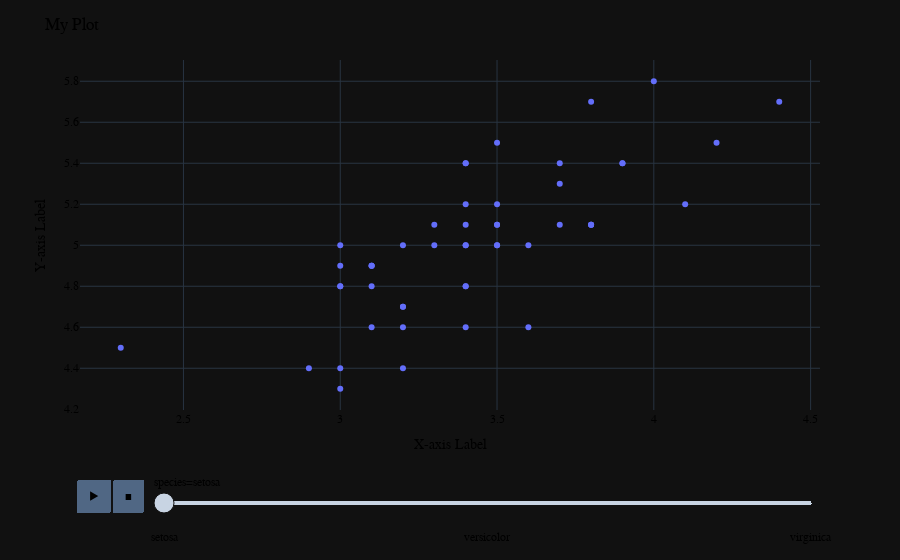

Notebook cell for this chart:
### Markdown cell above
## 70-2. Customize Axes & Titles

### Code cell
fig.update_layout(
    title="My Plot",
    xaxis_title="X-axis Label",
    yaxis_title="Y-axis Label",
    font=dict(family="Arial", size=12, color="black")
)

### Figure 1 — Plotly figure (JSON) as saved in the notebook; plotly's stock layout.template omitted (floating-point values rounded to 4 significant figures)
{"data": [{"hovertemplate": "species=setosa<br>sepal_width=%{x}<br>sepal_length=%{y}<extra></extra>", "legendgroup": "", "marker": {"color": "#636efa", "symbol": "circle"}, "mode": "markers", "name": "", "orientation": "v", "showlegend": false, "type": "scatter", "x": [3.5, 3.0, 3.2, 3.1, 3.6, 3.9, 3.4, 3.4, 2.9, 3.1, 3.7, 3.4, 3.0, 3.0, 4.0, 4.4, 3.9, 3.5, 3.8, 3.8, 3.4, 3.7, 3.6, 3.3, 3.4, 3.0, 3.4, 3.5, 3.4, 3.2, 3.1, 3.4, 4.1, 4.2, 3.1, 3.2, 3.5, 3.1, 3.0, 3.4, 3.5, 2.3, 3.2, 3.5, 3.8, 3.0, 3.8, 3.2, 3.7, 3.3], "xaxis": "x", "y": [5.1, 4.9, 4.7, 4.6, 5.0, 5.4, 4.6, 5.0, 4.4, 4.9, 5.4, 4.8, 4.8, 4.3, 5.8, 5.7, 5.4, 5.1, 5.7, 5.1, 5.4, 5.1, 4.6, 5.1, 4.8, 5.0, 5.0, 5.2, 5.2, 4.7, 4.8, 5.4, 5.2, 5.5, 4.9, 5.0, 5.5, 4.9, 4.4, 5.1, 5.0, 4.5, 4.4, 5.0, 5.1, 4.8, 5.1, 4.6, 5.3, 5.0], "yaxis": "y"}], "layout": {"font": {"color": "black", "family": "Arial", "size": 12}, "legend": {"tracegroupgap": 0}, "margin": {"t": 60}, "sliders": [{"active": 0, "currentvalue": {"prefix": "species="}, "len": 0.9, "pad": {"b": 10, "t": 60}, "steps": [{"args": [["setosa"], {"frame": {"duration": 0, "redraw": false}, "fromcurrent": true, "mode": "immediate", "transition": {"duration": 0, "easing": "linear"}}], "label": "setosa", "method": "animate"}, {"args": [["versicolor"], {"frame": {"duration": 0, "redraw": false}, "fromcurrent": true, "mode": "immediate", "transition": {"duration": 0, "easing": "linear"}}], "label": "versicolor", "method": "animate"}, {"args": [["virginica"], {"frame": {"duration": 0, "redraw": false}, "fromcurrent": true, "mode": "immediate", "transition": {"duration": 0, "easing": "linear"}}], "label": "virginica", "method": "animate"}], "x": 0.1, "xanchor": "left", "y": 0, "yanchor": "top"}], "title": {"text": "My Plot"}, "updatemenus": [{"buttons": [{"args": [null, {"frame": {"duration": 500, "redraw": false}, "fromcurrent": true, "mode": "immediate", "transition": {"duration": 500, "easing": "linear"}}], "label": "&#9654;", "method": "animate"}, {"args": [[null], {"frame": {"duration": 0, "redraw": false}, "fromcurrent": true, "mode": "immediate", "transition": {"duration": 0, "easing": "linear"}}], "label": "&#9724;", "method": "animate"}], "direction": "left", "pad": {"r": 10, "t": 70}, "showactive": false, "type": "buttons", "x": 0.1, "xanchor": "right", "y": 0, "yanchor": "top"}], "xaxis": {"anchor": "y", "domain": [0, 1], "title": {"text": "X-axis Label"}}, "yaxis": {"anchor": "x", "domain": [0, 1], "title": {"text": "Y-axis Label"}}}}
